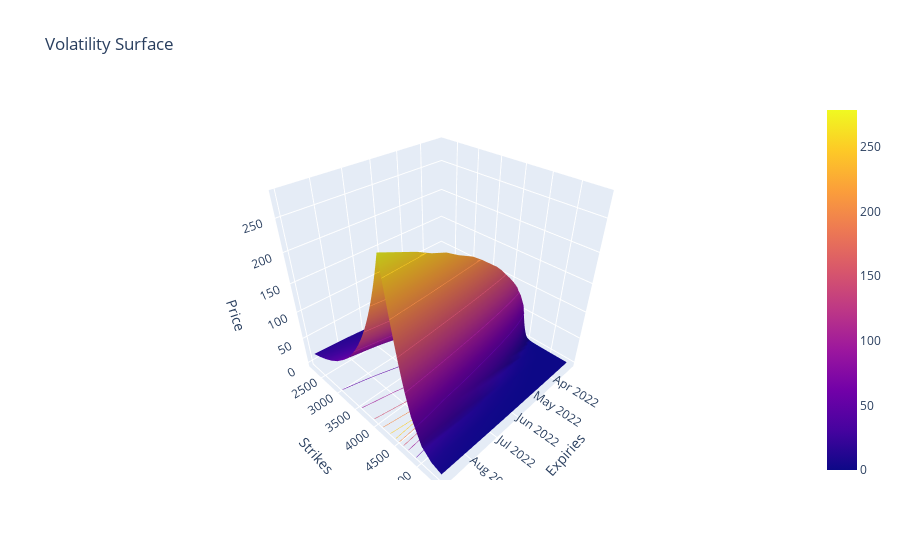
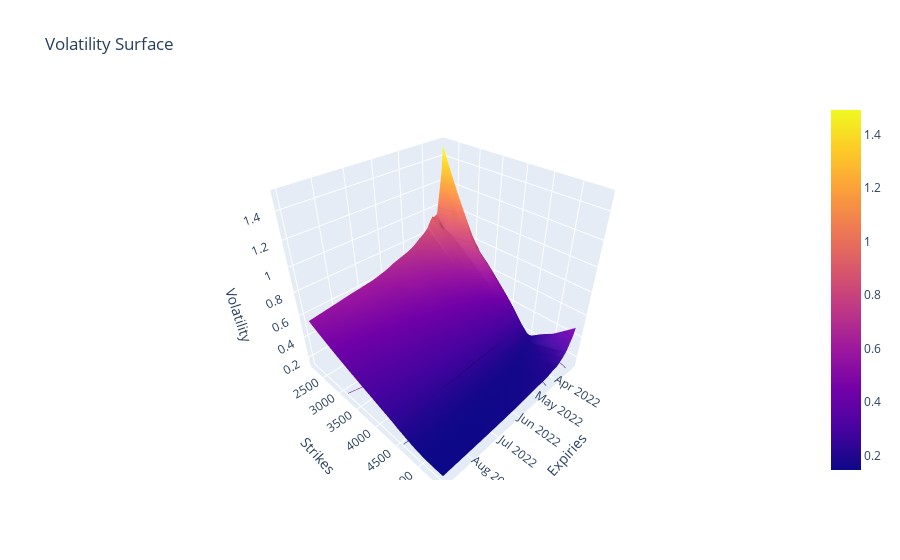

Notebook cell for these charts, in order:
### Code cell
nb.plot_surfaces()

### Figure 1 — Plotly figure (JSON) as saved in the notebook; plotly's stock layout.template omitted (floating-point values rounded to 4 significant figures; data arrays with more than 128 entries replaced by an {"elided": "..."} marker saying what was removed)
{"data": [{"contours": {"z": {"highlightcolor": "limegreen", "project": {"z": true}, "show": true, "usecolormap": true}}, "type": "surface", "x": ["2022-03-09", "2022-03-11", "2022-03-18", "2022-03-23", "2022-03-25", "2022-03-30", "2022-03-31", "2022-04-01", "2022-04-08", "2022-04-14", "2022-04-22", "2022-04-29", "2022-05-20", "2022-05-31", "2022-06-17", "2022-06-30", "2022-07-15", "2022-07-29", "2022-08-31"], "y": [2200, 2400, 2600, 2800, 3000, 3200, 3400, 3500, 3600, 3700, 3800, 3850, 3900, 3950, 3975, 4000, 4025, 4040, 4050, 4060, 4070, 4075, 4080, 4090, 4100, 4110, 4120, 4125, 4130, 4140, 4150, 4160, 4170, 4175, 4180, 4190, 4200, 4210, 4220, 4225, 4230, 4240, 4250, 4260, 4270, 4275, 4280, 4290, 4300, 4310, 4320, 4325, 4330, 4340, 4350, 4360, 4370, 4375, 4380, 4390, 4400, 4410, 4420, 4425, 4430, 4440, 4450, 4460, 4470, 4475, 4480, 4490, 4500, 4510, 4525, 4550, 4600, 4650, 4700, 4800, 5000, 5200, 5400], "z": {"elided": "83x19 float values"}}], "layout": {"scene": {"aspectmode": "cube", "xaxis": {"title": {"text": "Expiries"}}, "yaxis": {"title": {"text": "Strikes"}}, "zaxis": {"title": {"text": "Price"}}}, "title": {"text": "Volatility Surface"}}}

### Figure 2 — Plotly figure (JSON) as saved in the notebook; plotly's stock layout.template omitted (floating-point values rounded to 4 significant figures; data arrays with more than 128 entries replaced by an {"elided": "..."} marker saying what was removed)
{"data": [{"contours": {"z": {"highlightcolor": "limegreen", "project": {"z": true}, "show": true, "usecolormap": true}}, "type": "surface", "x": ["2022-03-09", "2022-03-11", "2022-03-18", "2022-03-23", "2022-03-25", "2022-03-30", "2022-03-31", "2022-04-01", "2022-04-08", "2022-04-14", "2022-04-22", "2022-04-29", "2022-05-20", "2022-05-31", "2022-06-17", "2022-06-30", "2022-07-15", "2022-07-29", "2022-08-31"], "y": [2200, 2400, 2600, 2800, 3000, 3200, 3400, 3500, 3600, 3700, 3800, 3850, 3900, 3950, 3975, 4000, 4025, 4040, 4050, 4060, 4070, 4075, 4080, 4090, 4100, 4110, 4120, 4125, 4130, 4140, 4150, 4160, 4170, 4175, 4180, 4190, 4200, 4210, 4220, 4225, 4230, 4240, 4250, 4260, 4270, 4275, 4280, 4290, 4300, 4310, 4320, 4325, 4330, 4340, 4350, 4360, 4370, 4375, 4380, 4390, 4400, 4410, 4420, 4425, 4430, 4440, 4450, 4460, 4470, 4475, 4480, 4490, 4500, 4510, 4525, 4550, 4600, 4650, 4700, 4800, 5000, 5200, 5400], "z": {"elided": "83x19 float values"}}], "layout": {"scene": {"aspectmode": "cube", "xaxis": {"title": {"text": "Expiries"}}, "yaxis": {"title": {"text": "Strikes"}}, "zaxis": {"title": {"text": "Volatility"}}}, "title": {"text": "Volatility Surface"}}}
